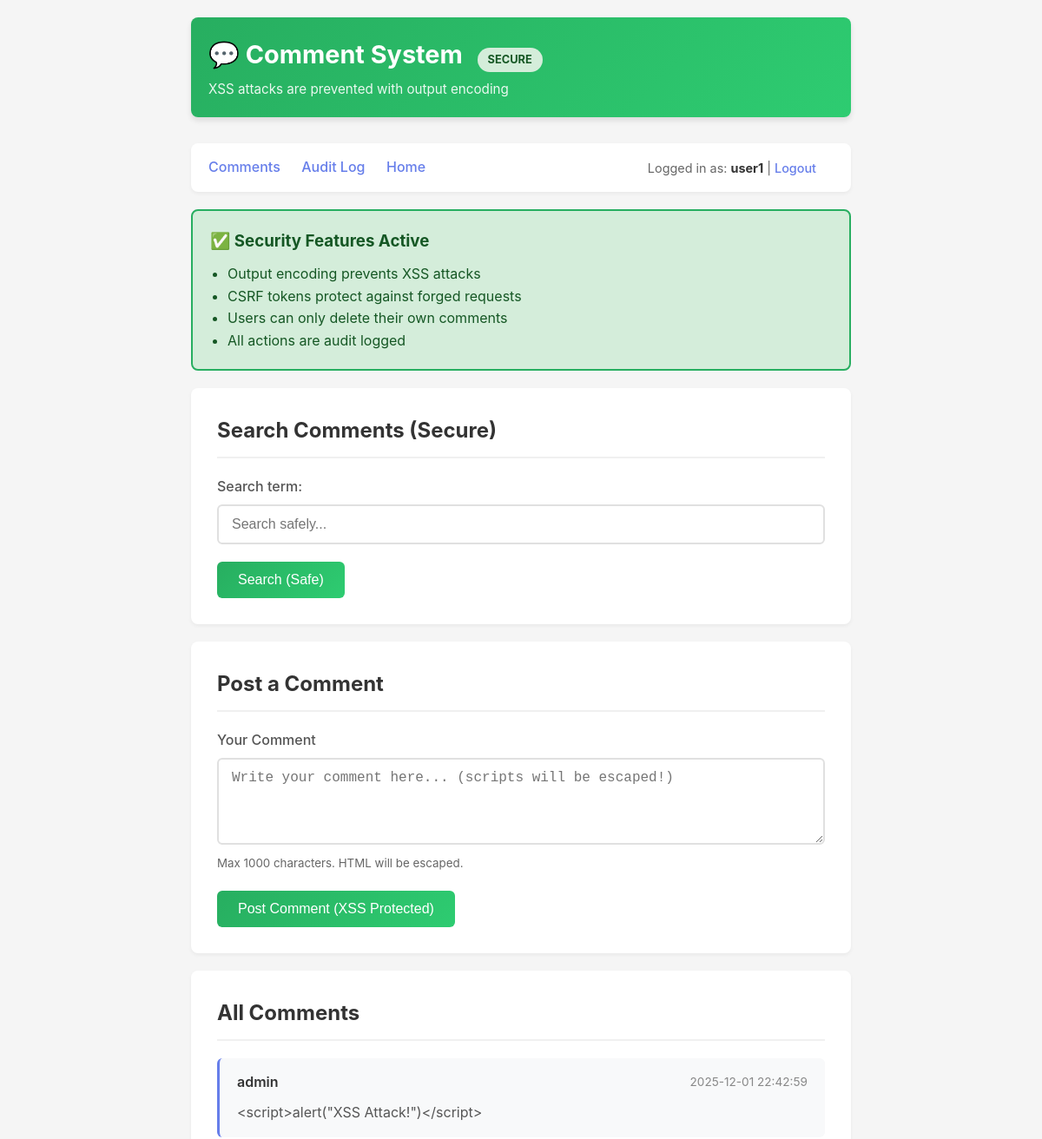
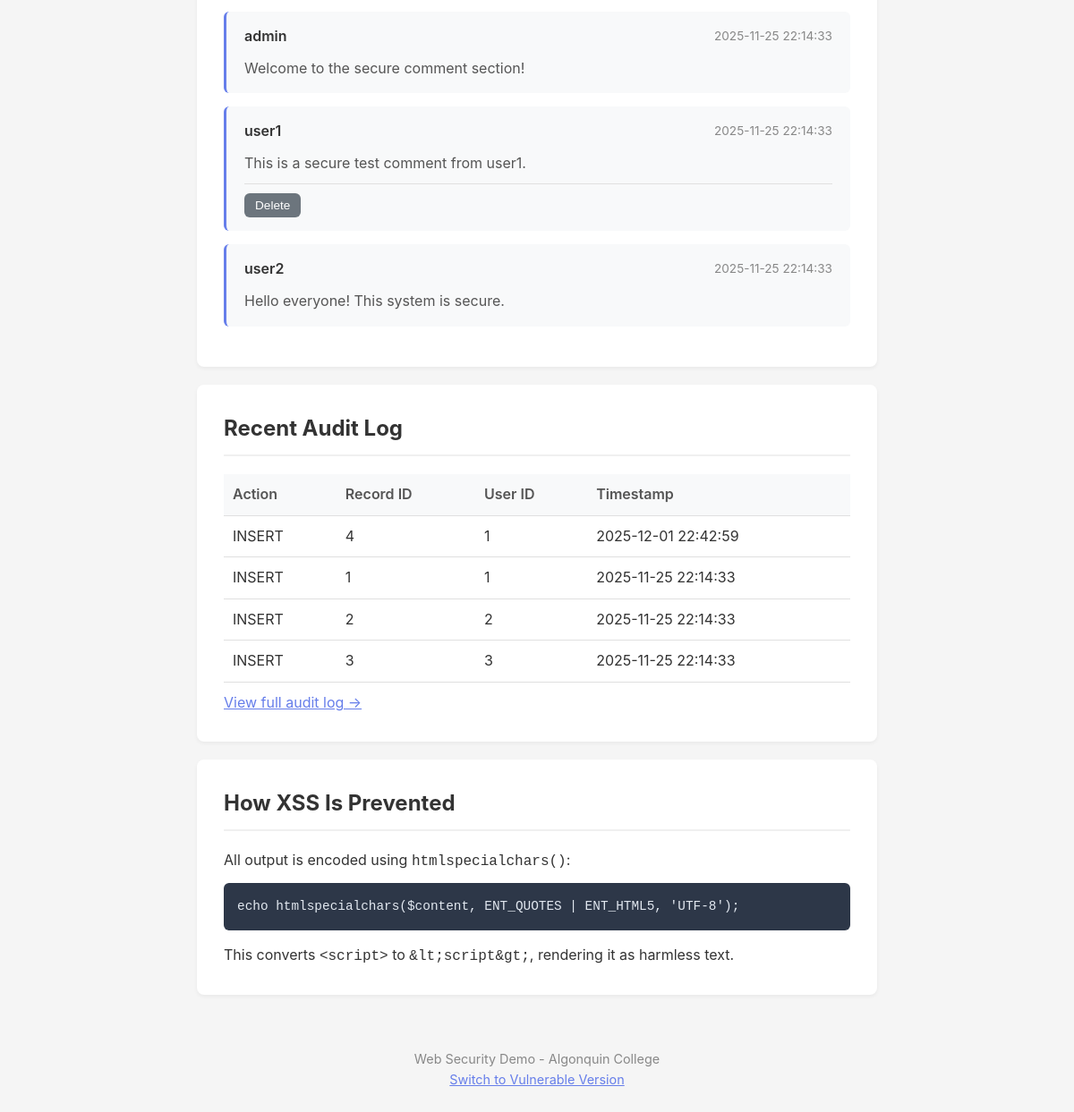
/web-security-demo/secure/comments.php (signed in), run on the app's committed database (2 pictures, top to bottom).
### tables this page shows
CREATE TABLE comments (
            id INTEGER PRIMARY KEY AUTOINCREMENT,
            user_id INTEGER NOT NULL,
            content TEXT NOT NULL,
            content_encrypted TEXT,
            created_at DATETIME DEFAULT CURRENT_TIMESTAMP,
            updated_at DATETIME DEFAULT CURRENT_TIMESTAMP,
            FOREIGN KEY (user_id) REFERENCES users(id)
        );

CREATE TABLE users (
            id INTEGER PRIMARY KEY AUTOINCREMENT,
            username TEXT NOT NULL UNIQUE,
            password_hash TEXT NOT NULL,
            email_encrypted TEXT,
            role TEXT DEFAULT 'user',
            created_at DATETIME DEFAULT CURRENT_TIMESTAMP,
            updated_at DATETIME DEFAULT CURRENT_TIMESTAMP
        );

CREATE TABLE audit_log (
            id INTEGER PRIMARY KEY AUTOINCREMENT,
            table_name TEXT NOT NULL,
            record_id INTEGER NOT NULL,
            action TEXT NOT NULL,
            user_id INTEGER,
            old_value TEXT,
            new_value TEXT,
            ip_address TEXT,
            created_at DATETIME DEFAULT CURRENT_TIMESTAMP
        );

### web-security-demo/secure/includes/auth.php (called while the page is built, shortened)
<?php
function get_current_user_id(): ?int {
    return $_SESSION['user_id'] ?? null;
}
function get_current_username(): ?string {
    return $_SESSION['username'] ?? null;
}

### web-security-demo/secure/includes/sanitize.php (called while the page is built, shortened)
<?php
function encode_output(string $data): string {
    return htmlspecialchars($data, ENT_QUOTES | ENT_HTML5, 'UTF-8');
}

### web-security-demo/secure/comments.php (the view, shortened to what this page needs)
<?php
require_once 'includes/db.php';
require_once 'includes/auth.php';
require_once 'includes/sanitize.php';
$user_id = get_current_user_id();
$username = get_current_username();
$search = $_GET['search'] ?? '';
$isSearching = !empty($search);
try {
    if ($isSearching) {
        $stmt = $pdo->prepare("
            SELECT c.id, c.content, c.created_at, c.user_id, u.username
            FROM comments c
            JOIN users u ON c.user_id = u.id
            WHERE c.content LIKE :search
            ORDER BY c.created_at DESC
        ");
        $stmt->execute([
            ':search' => '%' . $search . '%'
        ]);
    } else {
        $stmt = $pdo->query("
            SELECT c.id, c.content, c.created_at, c.user_id, u.username
            FROM comments c
            JOIN users u ON c.user_id = u.id
            ORDER BY c.created_at DESC
        ");
    }
    $comments = $stmt->fetchAll();
} catch (PDOException $e) {
    error_log('Comment fetch error: ' . $e->getMessage());
    $comments = [];
}
try {
    $auditStmt = $pdo->query("
        SELECT * FROM audit_log
        WHERE table_name = 'comments'
        ORDER BY created_at DESC
        LIMIT 5
    ");
    $auditLog = $auditStmt->fetchAll();
} catch (PDOException $e) {
    $auditLog = [];
}
?>
<!DOCTYPE html>
<html lang="en">
<head>
    <link rel="stylesheet" href="assets/style.css">
</head>
<body>
    <div class="container">
        <header class="secure">
            <h1>💬 Comment System <span class="badge badge-success">SECURE</span></h1>
            <p>XSS attacks are prevented with output encoding</p>
        </header>
        <nav>
            <div>
                <a href="comments.php">Comments</a>
                <a href="audit.php">Audit Log</a>
                <a href="index.php">Home</a>
            </div>
            <div class="user-info">
                Logged in as: <strong><?php echo encode_output($username); ?></strong>
                | <a href="logout.php">Logout</a>
            </div>
        </nav>
        <div class="security-box">
            <h3>✅ Security Features Active</h3>
            <ul>
                <li>Output encoding prevents XSS attacks</li>
                <li>CSRF tokens protect against forged requests</li>
                <li>Users can only delete their own comments</li>
                <li>All actions are audit logged</li>
            </ul>
        </div>
        <div class="card">
            <h2>Search Comments (Secure)</h2>
            <form method="GET">
                <div class="form-group">
                    <label>Search term:</label>
                    <input type="text" name="search"
                        value="<?= htmlspecialchars($search) ?>"
                        placeholder="Search safely...">
                </div>
                <button type="submit" class="btn btn-success">Search (Safe)</button>
            </form>
        </div>
        <div class="card">
            <h2>Post a Comment</h2>
            <form action="comments.php" method="POST">
                <div class="form-group">
                    <label for="comment">Your Comment</label>
                    <textarea id="comment" name="comment" required
                              maxlength="1000"
                              placeholder="Write your comment here... (scripts will be escaped!)"></textarea>
                    <small style="color: #666;">Max 1000 characters. HTML will be escaped.</small>
                </div>
                <button type="submit" class="btn btn-success">Post Comment (XSS Protected)</button>
            </form>
        </div>
        <div class="card">
            <h2>All Comments</h2>
            <?php if (empty($comments)): ?>
                <p style="color: #888; text-align: center; padding: 20px;">
                    No comments yet. Be the first to post!
                </p>
            <?php else: ?>
                <?php foreach ($comments as $comment): ?>
                    <div class="comment">
                        <div class="comment-header">
                            <span class="comment-author">
                                <?php echo encode_output($comment['username']); ?>
                            </span>
                            <span class="comment-date">
                                <?php echo encode_output($comment['created_at']); ?>
                            </span>
                        </div>
                        <div class="comment-content">
                            <?php
                            echo encode_output($comment['content']);
                            ?>
                        </div>
                        <?php if ($comment['user_id'] == $user_id || is_admin()): ?>
                        <div class="comment-actions">
                            <form action="comments.php" method="POST" style="display: inline;">
                                <button type="submit" class="btn btn-sm btn-secondary"
                                        onclick="return confirm('Delete this comment?')">Delete</button>
                            </form>
                        </div>
                        <?php endif; ?>
                    </div>
                <?php endforeach; ?>
            <?php endif; ?>
        </div>
        <?php if (!empty($auditLog)): ?>
        <div class="card">
            <h2>Recent Audit Log</h2>
            <table class="audit-table">
                <thead>
                    <tr>
                        <th>Action</th>
                        <th>Record ID</th>
                        <th>User ID</th>
                        <th>Timestamp</th>
                    </tr>
                </thead>
                <tbody>
                    <?php foreach ($auditLog as $log): ?>
                    <tr>
                        <td><?php echo encode_output($log['action']); ?></td>
                        <td><?php echo encode_output($log['record_id']); ?></td>
                        <td><?php echo encode_output($log['user_id'] ?? 'N/A'); ?></td>
                        <td><?php echo encode_output($log['created_at']); ?></td>
                    </tr>
                    <?php endforeach; ?>
                </tbody>
            </table>
            <p style="margin-top: 10px;"><a href="audit.php">View full audit log →</a></p>
        </div>
        <?php endif; ?>
        <div class="card">
            <h2>How XSS Is Prevented</h2>
            <p>All output is encoded using <code>htmlspecialchars()</code>:</p>
            <pre>echo htmlspecialchars($content, ENT_QUOTES | ENT_HTML5, 'UTF-8');</pre>
            <p style="margin-top: 15px;">
                This converts <code>&lt;script&gt;</code> to <code>&amp;lt;script&amp;gt;</code>,
                rendering it as harmless text.
            </p>
        </div>
        <footer>
            <p>Web Security Demo - Algonquin College</p>
            <p><a href="../vulnerable/comments.php">Switch to Vulnerable Version</a></p>
        </footer>
    </div>
</body>
</html>

### web-security-demo/secure/assets/style.css (style rules this page uses)
* { margin: 0; padding: 0; box-sizing: border-box; }
body { font-family: -apple-system, BlinkMacSystemFont, 'Segoe UI', Roboto, Oxygen, Ubuntu, sans-serif; line-height: 1.6; color: #333; background-color: #f5f5f5; min-height: 100vh; }
.container { max-width: 800px; margin: 0 auto; padding: 20px; }
header { background: linear-gradient(135deg, #667eea 0%, #764ba2 100%); color: white; padding: 20px; margin-bottom: 30px; border-radius: 8px; box-shadow: 0 4px 6px rgba(0, 0, 0, 0.1); }
header.secure { background: linear-gradient(135deg, #27ae60 0%, #2ecc71 100%); }
header h1 { font-size: 1.8rem; margin-bottom: 5px; }
header p { opacity: 0.9; font-size: 0.95rem; }
.badge { display: inline-block; padding: 4px 12px; border-radius: 20px; font-size: 0.8rem; font-weight: bold; text-transform: uppercase; margin-left: 10px; }
.badge-success { background-color: #d4edda; color: #155724; }
nav { background: white; padding: 15px 20px; margin-bottom: 20px; border-radius: 8px; box-shadow: 0 2px 4px rgba(0, 0, 0, 0.05); display: flex; justify-content: space-between; align-items: center; }
nav a { color: #667eea; text-decoration: none; margin-right: 20px; font-weight: 500; transition: color 0.2s; }
.user-info { color: #666; font-size: 0.9rem; }
.user-info strong { color: #333; }
.card { background: white; border-radius: 8px; box-shadow: 0 2px 4px rgba(0, 0, 0, 0.05); padding: 30px; margin-bottom: 20px; }
.card h2 { color: #333; margin-bottom: 20px; padding-bottom: 10px; border-bottom: 2px solid #f0f0f0; }
.form-group { margin-bottom: 20px; }
.form-group label { display: block; margin-bottom: 8px; font-weight: 500; color: #555; }
.form-group input, .form-group textarea { width: 100%; padding: 12px 15px; border: 2px solid #e0e0e0; border-radius: 6px; font-size: 1rem; transition: border-color 0.2s, box-shadow 0.2s; }
.form-group textarea { min-height: 100px; resize: vertical; }
.btn { display: inline-block; padding: 12px 24px; border: none; border-radius: 6px; font-size: 1rem; font-weight: 500; cursor: pointer; transition: transform 0.2s, box-shadow 0.2s; text-decoration: none; }
.btn-success { background: linear-gradient(135deg, #27ae60 0%, #2ecc71 100%); color: white; }
.btn-secondary { background: #6c757d; color: white; }
.btn-sm { padding: 6px 12px; font-size: 0.85rem; }
.comment { background: #f8f9fa; border-radius: 6px; padding: 15px 20px; margin-bottom: 15px; border-left: 3px solid #667eea; }
.comment-header { display: flex; justify-content: space-between; align-items: center; margin-bottom: 10px; }
.comment-author { font-weight: 600; color: #333; }
.comment-date { font-size: 0.85rem; color: #888; }
.comment-content { color: #555; line-height: 1.6; }
.comment-actions { margin-top: 10px; padding-top: 10px; border-top: 1px solid #e0e0e0; }
.security-box { background: #d4edda; border: 2px solid #27ae60; border-radius: 8px; padding: 20px; margin-bottom: 20px; }
.security-box h3 { color: #155724; margin-bottom: 10px; }
.security-box ul { margin-left: 20px; color: #155724; }
pre { background: #2d3748; color: #e2e8f0; padding: 15px; border-radius: 6px; overflow-x: auto; font-family: 'Courier New', monospace; font-size: 0.9rem; margin: 10px 0; }
code { font-family: 'Courier New', monospace; }
a { color: #667eea; }
footer { text-align: center; padding: 20px; color: #888; font-size: 0.9rem; margin-top: 40px; }
.audit-table { width: 100%; border-collapse: collapse; margin-top: 15px; }
.audit-table th, .audit-table td { padding: 10px; text-align: left; border-bottom: 1px solid #e0e0e0; }
.audit-table th { background: #f8f9fa; font-weight: 600; color: #555; }

### data on the page
comments: user.username "admin", created_at "2025-12-01 22:42:59", content "<script>alert(\"XSS Attack!\")</script>"
comments: user.username "admin", created_at "2025-11-25 22:14:33", content "Welcome to the secure comment section!"
comments: user.username "user1", created_at "2025-11-25 22:14:33", content "This is a secure test comment from user1."
comments: user.username "user2", created_at "2025-11-25 22:14:33", content "Hello everyone! This system is secure."
audit_log: action "INSERT", record "4", user "1", created_at "2025-12-01 22:42:59"
audit_log: action "INSERT", record "1", user "1", created_at "2025-11-25 22:14:33"
audit_log: action "INSERT", record "2", user "2", created_at "2025-11-25 22:14:33"
audit_log: action "INSERT", record "3", user "3", created_at "2025-11-25 22:14:33"

### other printed values
encode_output($username) "user1"
